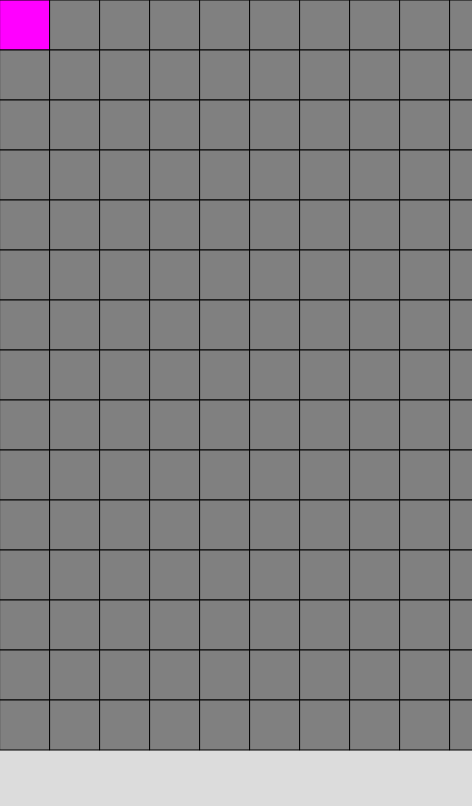
Frame 1 (no input)
Frame 60 (no input): identical to frame 1, image omitted
Frame 120 (the mouse pressed at the canvas centre since frame 60): identical to frame 1, image omitted

The p5.js sketch that drew this single still picture (run headless with seeded random() and noise() and a simulated clock; from frame 60 on, the mouse is pressed at the canvas centre):

// p5.js sketch
// ── sketch.js
class Rect {
    constructor(x, y, colour) {
        this.colour = colour
        this.x = x
        this.y = y
    }
    setColour(colour) {
        this.colour = colour
    }
    show () {
        fill(this.colour)
        rect(x*(window.innerWidth/3.81/10), y*(window.innerHeight/1.86/10), (window.innerWidth/3.81/10), (window.innerHeight/1.86/10))
    }
}
class Queue {
    constructor() {
        this.array = [];
    }
    enqueue(x){
        var x = x;
        this.array.push(x);
        return;
    }
    dequeue(){
        return this.array.shift();
    }
    length() {
        return this.array.length;
    }
    print() {
        console.log(this.array);
    }
    clear() {
        this.array = [];
    }
}
var type = 0;
var bfs = false;
var queue = new Queue();
var path = null;
var mode = null;
function setup() {
    let canv = createCanvas(window.innerWidth/2.54, window.innerHeight/1.24)
	canv.position(0, 100);
	canv.center("horizontal");
    canv.mousePressed(canvMousePressed);
    buttonRun = createButton("Run")
    buttonRun.position(0,75)
    buttonRun.mousePressed(callBFS)
    buttonClear = createButton("Block remover")
    buttonClear.position(0,105)
    buttonClear.mousePressed(clearPen)
    buttonWall = createButton("Wall")
    buttonWall.position(0,135)
    buttonWall.mousePressed(wallPen)
    buttonStart = createButton("Start Point")
    buttonStart.position(0,165)
    buttonStart.mousePressed(startPen)
    buttonEnd = createButton("End Point")
    buttonEnd.position(0,195)
    buttonEnd.mousePressed(goalPen)
    buttonReset = createButton("Reset map")
    buttonReset.position(0,225)
    buttonReset.mousePressed(reset)
    mode = createP(("Drawing mode: " + String(type)), window.innerWidth/2, window.innerHeight/2);
    mode.center("horizontal")
}
function draw() {
    background(220)
    drawMatrix(graph)
    //mode.html("Drawing mode: " + String(type))
    if (bfs && queue.length() > 0){
        if (!path){
            pathFindBFS()
        }else{
            for (i = 1; i < path.length - 1; i++) {
                graph[path[i][0]][path[i][1]] = "+"
            }
            queue.clear();
            bfs = false;
        }
    } else if (bfs && !(queue.length() > 0)) {
        console.log("Couldn't find")
        bfs = false;
    }
}
function callBFS() {
    let startCoord = [0, 0];
    for(i = 0; i < graph.length; i++) {
        for (j = 0; j < graph[i].length; j++) {
            if (graph[i][j] == "O"){
                startCoord = [i, j];
                queue.enqueue([startCoord]);
                bfs = true;
            }
        }
    }
}

function canvMousePressed() {
    switch (type) {
        case 1:
            //mouseX mouse Y
            x = (mouseX - (mouseX % 50)) / 50
            y = (mouseY - (mouseY % 50)) / 50
            graph[y][x] = "#"
            break;
        case 2:
            x = (mouseX - (mouseX % 50)) / 50
            y = (mouseY - (mouseY % 50)) / 50
            for (i = 0; i < graph.length; i++) {
                for (j = 0; j < graph[0].length; j++) {
                    if (graph[i][j] == "O")
                        graph[i][j] = " ";
                }
            }
            graph[y][x] = "O"
            break;
        case 3:
            x = (mouseX - (mouseX % 50)) / 50
            y = (mouseY - (mouseY % 50)) / 50
            for (i = 0; i < graph.length; i++) {
                for (j = 0; j < graph[0].length; j++) {
                    if (graph[i][j] == "X")
                        graph[i][j] = " ";
                }
            }
            graph[y][x] = "X"
            break;
        default:
            x = (mouseX - (mouseX % 50)) / 50
            y = (mouseY - (mouseY % 50)) / 50
            graph[y][x] = " "
            break;
    }
}

function pathFindBFS () {
    curr = queue.dequeue();
    //check if the current position is a wall or already visited
    if (graph[curr[curr.length - 1][0]][curr[curr.length - 1][1]] == "." || graph[curr[curr.length - 1][0]][curr[curr.length - 1][1]] == "#")
        return
    //check if we have found a path
    if (graph[curr[curr.length - 1][0]][curr[curr.length - 1][1]] == "X") {
        path = curr
        return
    }
    if (graph[curr[curr.length - 1][0]][curr[curr.length - 1][1]] != "O")
        graph[curr[curr.length - 1][0]][curr[curr.length - 1][1]] = ".";
    let hasleft = curr[curr.length - 1][1] >= 1;
    let hasright = curr[curr.length - 1][1] < graph[0].length - 1;
    let hasbottom = curr[curr.length - 1][0] < graph.length - 1;
    let hastop = curr[curr.length - 1][0] >= 1;
    if (hasleft) {
        if (graph[curr[curr.length - 1][0]][curr[curr.length - 1][1] - 1] == " ")
            graph[curr[curr.length - 1][0]][curr[curr.length - 1][1] - 1] = "-";
        let side = Array.from(curr);
        side.push([curr[curr.length - 1][0], curr[curr.length - 1][1] - 1]);
        queue.enqueue(side);
    }
    if (hasright) {
        if (graph[curr[curr.length - 1][0]][curr[curr.length - 1][1] + 1] == " ")
            graph[curr[curr.length - 1][0]][curr[curr.length - 1][1] + 1] = "-";
        let side3 = Array.from(curr);
        side3.push([curr[curr.length - 1][0], curr[curr.length - 1][1] + 1]);
        queue.enqueue(side3);
    }
    if (hastop) {
        if (graph[curr[curr.length - 1][0] - 1][curr[curr.length - 1][1]] == " ")
            graph[curr[curr.length - 1][0] - 1][curr[curr.length - 1][1]] = "-";
        let side6 = Array.from(curr);
        side6.push([curr[curr.length - 1][0] - 1, curr[curr.length - 1][1]]);
        queue.enqueue(side6);
    }
    if (hasbottom) {
        if (graph[curr[curr.length - 1][0] + 1][curr[curr.length - 1][1] - 1] == " ")
            graph[curr[curr.length - 1][0] + 1][curr[curr.length - 1][1] - 1] = "-";
        let side7 = Array.from(curr);
        side7.push([curr[curr.length - 1][0] + 1, curr[curr.length - 1][1]]);
        queue.enqueue(side7);
    }
    if (hasright && hastop) {
        if (graph[curr[curr.length - 1][0] - 1][curr[curr.length - 1][1] + 1] == " ")
            graph[curr[curr.length - 1][0] - 1][curr[curr.length - 1][1] + 1] = "-";
        let side4 = Array.from(curr);
        side4.push([curr[curr.length - 1][0] - 1, curr[curr.length - 1][1] + 1]);
        queue.enqueue(side4);
    }
    if (hasright && hasbottom) {
        if (graph[curr[curr.length - 1][0] + 1][curr[curr.length - 1][1] + 1] == " ")
            graph[curr[curr.length - 1][0] + 1][curr[curr.length - 1][1] + 1] = "-";
        let side5 = Array.from(curr);
        side5.push([curr[curr.length - 1][0] + 1, curr[curr.length - 1][1] + 1]);
        queue.enqueue(side5);
    }
    if (hasleft && hastop) {
        if (graph[curr[curr.length - 1][0] - 1][curr[curr.length - 1][1] - 1] == " ")
            graph[curr[curr.length - 1][0] - 1][curr[curr.length - 1][1] - 1] = "-";
        let side1 = Array.from(curr);
        side1.push([curr[curr.length - 1][0] - 1, curr[curr.length - 1][1] - 1]);
        queue.enqueue(side1);
    }
    if (hasleft && hasbottom) {
        if (graph[curr[curr.length - 1][0] + 1][curr[curr.length - 1][1] - 1] == " ")
            graph[curr[curr.length - 1][0] + 1][curr[curr.length - 1][1] - 1] = "-";
        let side2 = Array.from(curr);
        side2.push([curr[curr.length - 1][0] + 1, curr[curr.length - 1][1] - 1]);
        queue.enqueue(side2);
    }
};

var graph =     [["O", "", " ", " ", " ", " ", " ", " ", " ", " ", " ", " ", " ", " ", " "],
                [" ", " ", " ", " ", " ", " ", " ", "  ", " ", " ", " ", " ", "  ", " ", " "],
                [" ", " ", " ", " ", " ", " ", " ", " ", " ", " ", " ", " ", "  ", " ", " "],
                [" ", " ", " ", " ", " ", " ", " ", " ", " ", " ", " ", " ", "  ", " ", " "],
                [" ", " ", " ", " ", " ", " ", " ", " ", " ", " ", " ", " ", "  ", " ", " "],
                [" ", " ", " ", " ", " ", " ", " ", " ", " ", " ", " ", " ", "  ", " ", " "],
                [" ", " ", " ", " ", " ", " ", " ", " ", " ", " ", " ", " ", "  ", " ", " "],
                [" ", " ", " ", " ", " ", " ", " ", " ", " ", " ", " ", " ", "  ", " ", " "],
                [" ", " ", " ", " ", " ", " ", " ", " ", " ", " ", " ", " ", "  ", " ", " "],
                [" ", " ", " ", " ", " ", " ", " ", " ", " ", " ", " ", " ", "  ", " ", " "],
                [" ", " ", " ", " ", " ", " ", " ", " ", " ", " ", " ", " ", "  ", " ", " "],
                [" ", " ", " ", " ", " ", " ", " ", " ", " ", " ", " ", " ", "  ", " ", " "],
                [" ", " ", " ", " ", " ", " ", " ", " ", " ", " ", " ", " ", "  ", " ", " "],
                [" ", " ", " ", " ", " ", " ", " ", " ", " ", " ", " ", " ", "  ", " ", " "],
                [" ", " ", " ", " ", " ", " ", " ", " ", " ", " ", " ", " ", "  ", " ", "X"]];

function drawMatrix(graph) {
    for (i = 0; i < graph.length; i++) {
        for (j = 0; j < graph[0].length; j++) {
            switch (String(graph[i][j])) {
                case "#":
                    fill("blue")
                    break;
                case ".":
                    fill("green")
                    break;
                case "X":
                    fill("red")
                    break;
                case "O":
                    fill("magenta")
                    break;
                case "+":
                    fill("cyan")
                    break;
                case "-":
                    fill("yellow")
                    break;
                default:
                    fill("grey")
                    break;
            }
            rect(j*50, i*50, 50, 50)
        }
    }
}
function windowResized() {
    resizeCanvas(window.innerWidth/3.81, window.innerHeight/1.86);
}
function wallPen() {
    type = 1;
}
function startPen() {
    type = 2;
}
function goalPen() {
    type = 3;
}
function clearPen() {
    type = 0;
}
function reset() {
    path = null;
    queue.clear()
    graph = graph =     [["O", "", " ", " ", " ", " ", " ", " ", " ", " ", " ", " ", " ", " ", " "],
                        [" ", " ", " ", " ", " ", " ", " ", "  ", " ", " ", " ", " ", "  ", " ", " "],
                        [" ", " ", " ", " ", " ", " ", " ", " ", " ", " ", " ", " ", "  ", " ", " "],
                        [" ", " ", " ", " ", " ", " ", " ", " ", " ", " ", " ", " ", "  ", " ", " "],
                        [" ", " ", " ", " ", " ", " ", " ", " ", " ", " ", " ", " ", "  ", " ", " "],
                        [" ", " ", " ", " ", " ", " ", " ", " ", " ", " ", " ", " ", "  ", " ", " "],
                        [" ", " ", " ", " ", " ", " ", " ", " ", " ", " ", " ", " ", "  ", " ", " "],
                        [" ", " ", " ", " ", " ", " ", " ", " ", " ", " ", " ", " ", "  ", " ", " "],
                        [" ", " ", " ", " ", " ", " ", " ", " ", " ", " ", " ", " ", "  ", " ", " "],
                        [" ", " ", " ", " ", " ", " ", " ", " ", " ", " ", " ", " ", "  ", " ", " "],
                        [" ", " ", " ", " ", " ", " ", " ", " ", " ", " ", " ", " ", "  ", " ", " "],
                        [" ", " ", " ", " ", " ", " ", " ", " ", " ", " ", " ", " ", "  ", " ", " "],
                        [" ", " ", " ", " ", " ", " ", " ", " ", " ", " ", " ", " ", "  ", " ", " "],
                        [" ", " ", " ", " ", " ", " ", " ", " ", " ", " ", " ", " ", "  ", " ", " "],
                        [" ", " ", " ", " ", " ", " ", " ", " ", " ", " ", " ", " ", "  ", " ", "X"]];
}
